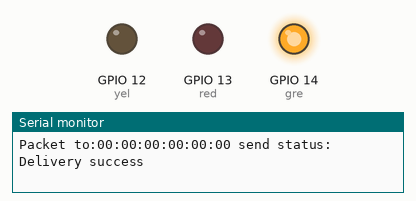
Simulated run of this sketch. Board: ESP8266 (NodeMCU). Parts: output pins drawn as LEDs (lit = HIGH), the last lines printed to the serial monitor.

Above: at 5.0 s.
At 12.0 s:
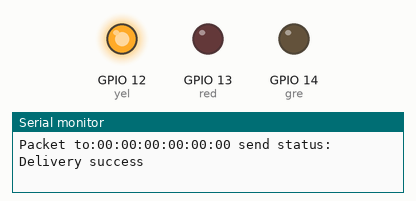
At 19.0 s:
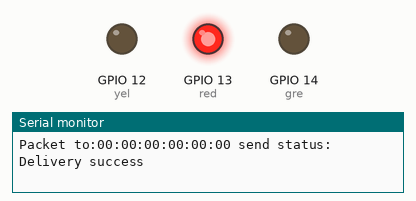
Timing chart, 0 to 31.2 s (numbered marks = the images above):
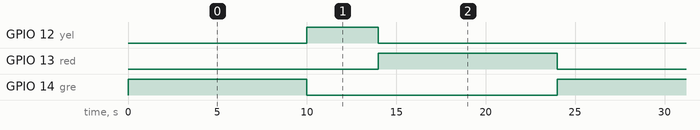

The sketch:

semaforo.ino
```cpp
// (licence header left out)
#include <ESP8266WiFi.h>
#include <espnow.h>

int gre = 14;
int yel = 12;
int red = 13;

// REPLACE WITH RECEIVER MAC Address

uint8_t broadcastAddress1[] = {0x80, 0x7D, 0x3A, 0x3C, 0x4A, 0x2B}; //matinho
uint8_t broadcastAddress2[] = {0xCC, 0x50, 0xE3, 0x0C, 0x74, 0x0E}; //marquinhos
uint8_t broadcastAddress3[] = {0xE0, 0x98, 0x06, 0x85, 0xFA, 0xD9}; //carlinhos

// Structure example to send data
// Must match the receiver structure
typedef struct struct_message {
    int state;
} struct_message;

// Create a struct_message called test to store variables to be sent
struct_message semaphore;

// Callback when data is sent
void OnDataSent(uint8_t *mac_addr, uint8_t sendStatus) {
  char macStr[18];
  Serial.print("Packet to:");
  snprintf(macStr, sizeof(macStr), "%02x:%02x:%02x:%02x:%02x:%02x",
         mac_addr[0], mac_addr[1], mac_addr[2], mac_addr[3], mac_addr[4], mac_addr[5]);
  Serial.print(macStr);
  Serial.print(" send status: ");
  if (sendStatus == 0){
    Serial.println("Delivery success");
  }
  else{
    Serial.println("Delivery fail");
  }
}

void setup() {
  // Init Serial Monitor
  Serial.begin(115200);

  pinMode(gre, OUTPUT);
  pinMode(yel, OUTPUT);
  pinMode(red, OUTPUT);

  // Set device as a Wi-Fi Station
  WiFi.mode(WIFI_STA);
  WiFi.disconnect();

  // Init ESP-NOW
  if (esp_now_init() != 0) {
    Serial.println("Error initializing ESP-NOW");
    return;
  }

  esp_now_set_self_role(ESP_NOW_ROLE_CONTROLLER);

  // Once ESPNow is successfully Init, we will register for Send CB to
  // get the status of Trasnmitted packet
  esp_now_register_send_cb(OnDataSent);

  // Register peer
  esp_now_add_peer(broadcastAddress1, ESP_NOW_ROLE_SLAVE, 1, NULL, 0);
  esp_now_add_peer(broadcastAddress2, ESP_NOW_ROLE_SLAVE, 1, NULL, 0);
  esp_now_add_peer(broadcastAddress3, ESP_NOW_ROLE_SLAVE, 1, NULL, 0);

}

void loop() {

    digitalWrite(red, LOW);
    digitalWrite(gre, HIGH);
    semaphore.state = 1; // verde
    esp_now_send(0, (uint8_t *) &semaphore, sizeof(semaphore));
    delay(10000);
    digitalWrite(gre, LOW);
    digitalWrite(yel, HIGH);
    semaphore.state = 2; // amarelo
    esp_now_send(0, (uint8_t *) &semaphore, sizeof(semaphore));
    delay(4000);
    digitalWrite(yel, LOW);
    digitalWrite(red, HIGH);
    semaphore.state = 3; // vermhlo
    esp_now_send(0, (uint8_t *) &semaphore, sizeof(semaphore));
    delay(10000);


}
```

Measured:
- by itself, GPIO 12 (yel): alternates HIGH for 4.0 s and LOW for 20.0 s
- by itself, GPIO 13 (red), GPIO 14 (gre): alternates HIGH for 10.0 s and LOW for 14.0 s
- by itself, everything shown: repeats every 24.0 s, in 3 steps
